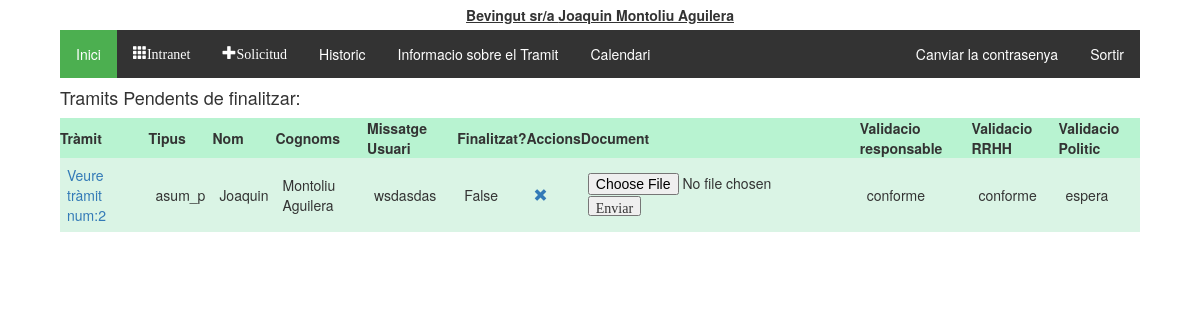
/tramitador/ (signed in), run on an earlier commit of the app's database.
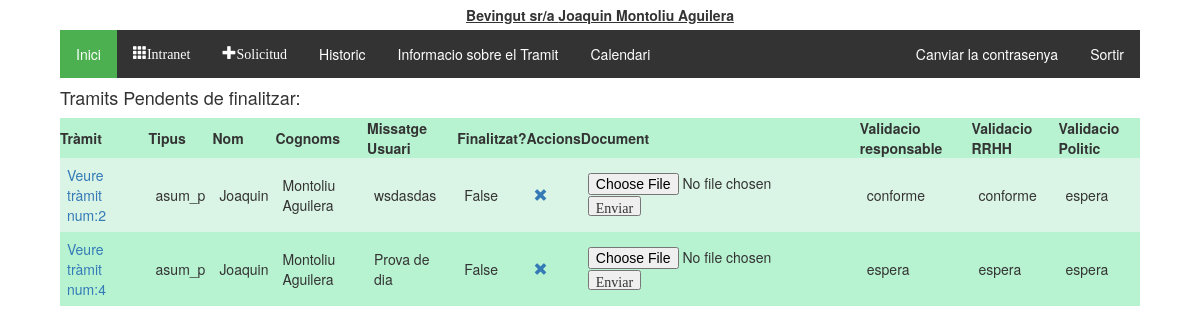
And on a later commit of the database.
### tramitador/models.py (models this page shows, shortened)
class Tramit(models.Model):
    validacio = (
        ('conforme','conforme'),
        ('inconforme','no conforme'),
        ('espera', 'en espera'),
    )
    tipologia = (
        ('vacances', 'Vacances'),
        ('perm_precep', 'Permisos preceptius'),
        ('perm_no_precep', 'Permisos no preceptius'),
        ('asum_p', 'Asumptes personals'),
        ('perm_indisposicio', 'Permis Indisposicio'),
        ('perm_altres', 'Altres permissos'),
    )
    treballador = models.ForeignKey(Treballadors, on_delete=models.CASCADE)
    document = models.ForeignKey(Document, on_delete=models.SET_NULL, null=True, blank=True)
    creat_en = models.DateTimeField(auto_now_add=True)
    modificat_en = models.DateTimeField(auto_now=True)
    data_sol = models.CharField(max_length=250, help_text = "Interval de dates amb guións '/', per dies no consecutios emprar ';' Exemple:2019-08-01-2019-08-20;2019-09-09")
    tipus = models.CharField(max_length=40, choices=tipologia, default='asum_p')
    finalitzat = models.BooleanField(default=False)
    """Validacio de RRHH"""
    valRRHH = models.CharField(max_length=20, choices=validacio, default='espera')
    """Validacio del responsable"""
    valResp =  models.CharField(max_length=20, choices=validacio, default='espera')
    """Validacio del Politic"""
    valPol = models.CharField(max_length=20, choices=validacio, default='espera')
    """En cas de voler explicar el motiu"""
    missatge_usuari = models.CharField(max_length=2000, null = True)
    missatge_responsable = models.CharField(max_length=2000, null = True, blank=True)
    """Millores per el admin site"""
    def was_published_recently(self):
        return self.creat_en >= timezone.now() - datetime.timedelta(days=1)
    was_published_recently.admin_order_field = 'creat_en'
    was_published_recently.boolean = True
    was_published_recently.short_description = 'Publicat recentment?'

class Treballadors(AbstractUser):
    usuari = models.CharField(max_length=20)
    foto = models.FileField(upload_to='fotos', blank=True, null=True)
    """nom = models.CharField(max_length=20)
    cognoms = models.CharField(max_length=20)
    email = models.CharField(max_length=50)"""
    dni = models.CharField(max_length=20, null = True, blank=True)
    areas = models.ManyToManyField(Area)
    observacions = models.TextField(null = True, blank=True)
    """rol = models.CharField(max_length=20, choices = tip_rols, default = 'treb')
    estat = models.CharField(max_length=10, choices = tip_estats, default = 'alta')"""
    representant = models.ForeignKey('self', on_delete=models.CASCADE, blank=True, null = True)
    class Meta:
        ordering = ['first_name','last_name']

### tramitador/views.py (the view)
def index(request):
    if request.method =='POST':
        pk = request.POST.get('seleccio')
        user = get_object_or_404(Treballadors, pk=pk)
        request.user = user
        auth.login(request, user)
    tramits_pendents = Tramit.objects.all().filter(treballador__id=request.user.id).exclude(finalitzat = True)
    subordinats = Treballadors.objects.all().filter(representant__id=request.user.id)
    context = {'tramits_pendents': tramits_pendents, 'subordinats': subordinats}
    return render(request, 'tramits/index.html', context)

### tramitador/templatetags/group.py (called while the page is built)
@register.filter(name='has_group')
def has_group(user, group_name):
    group_name = group_name.split(";")
    for group in group_name:
        if(user.groups.filter(name=group).exists()):
            return True
    return False

### tramitador/templates/tramits/index.html (shortened to what this page needs)
{% extends 'tramits/base.html' %}
{% block content %}
  {% if tramits_pendents %}
  <h4>Tramits Pendents de finalitzar:</h4>
    <table class="TFtable">
      <tr>
        <th>Tràmit</th><th>Tipus</th><th>Nom</th><th>Cognoms</th><th>Missatge Usuari</th><th>Finalitzat?</th><th>Accions</th><th>Document</th>
        <th>Validacio responsable</th><th>Validacio RRHH</th><th>Validacio Politic</th>
      </tr>
      {% for tramit in tramits_pendents %}
      <tr>
        <td><a href="{% url 'tramit_detall' tramit.id %}">Veure tràmit num:{{tramit.id}}</a></td><td>{{tramit.tipus}}</td><td>{{tramit.treballador.first_name}}</td><td>{{tramit.treballador.last_name}}</td>
        <td>{{tramit.missatge_usuari}}</td><td>{{tramit.finalitzat}}</td><td><a href="{% url 'tramit_eliminar' tramit.id %}"  onclick="return confirm('Estas segur de vole eliminar el tràmit?')" class="glyphicon glyphicon-remove"></a></td>
        <td>
          {% if tramit.document %}
            <a href='/static/documents/upload/{{tramit.document.document }}' class="glyphicon glyphicon-save-file"></a>
          {% else %}
            <input type="file"  data-tramit="{{tramit.pk}}" />
            <input type="button" class="glyphicon glyphicon-open-file" value="Enviar" name="pujar"/>
          {% endif %}
        </td>
        <td>{{tramit.valResp}}</td><td>{{tramit.valRRHH}}</td><td>{{tramit.valPol}}</td>
      </tr>
      {% endfor %}
    </table>
    {% else %}
      <p>No hi han tramits recents...</p>
  {% endif %}
{% endblock %}

What changed in the data, as far as the page shows it:
added Tramit: id "4", tipus "asum_p", treballador.first_name "Joaquin", treballador.last_name "Montoliu Aguilera", missatge_usuari "Prova de dia", finalitzat "False", valResp "espera", valRRHH "espera", valPol "espera"
